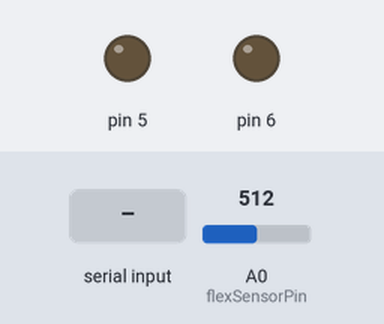
Bench run of a sketch on a simulated Arduino Uno, built with avr-gcc and run on an emulated ATmega328P. Shown: output pins drawn as LEDs (lit = HIGH). The inputs (shaded band) are chosen by the test bench; at power-on: A0 (flexSensorPin) = 512. What the sketch prints to the serial monitor is not drawn.

Above: at 1.2 s.
1.3 s: "30,150\n" received over Serial
At 1.55 s:
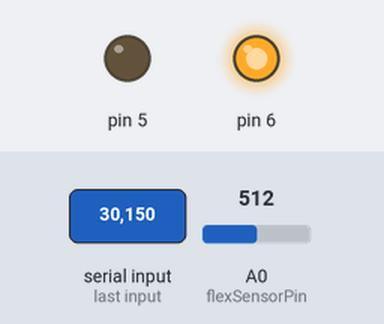
At 1.9 s:
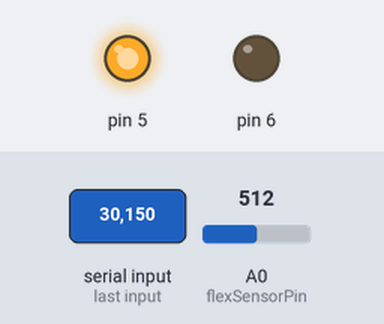
3.1 s: "90,45\n" received over Serial
Timing chart, 0 to 6.1 s (numbered marks = the images above; inputs shaded):
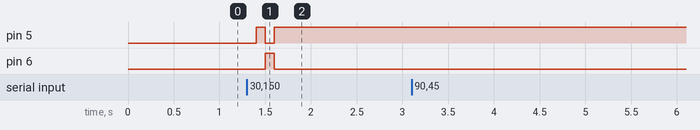

Measured:
- after the input at 1.3 s, pin 5: LOW → HIGH after 0.10 s, → LOW 0.10 s later, → HIGH 0.10 s later; pin 6: LOW → HIGH after 0.20 s, → LOW 0.10 s later

The sketch:

weekClock.ino
```cpp
#include <Servo.h>
Servo spinnyBoi;
int flexSensorPin = A0;


void setup()
{
Serial.begin(9600);
pinMode(5,OUTPUT);
pinMode(6,OUTPUT);
}

void loop()
{


  if (Serial.available()) {
    light(Serial.read()-'0');
  }

  /*
  if (digitalRead(firstWire)==LOW && digitalRead(secondWire)==LOW)
    //light up blue, rain

  if (digitalRead(firstWire)==HIGH && digitalRead(secondWire)==HIGH)
    //light up red, over 90

  if (digitalRead(firstWire)==LOW && digitalRead(secondWire)==HIGH)
    //light up green, mail

  if (digitalRead(firstWire)==HIGH && digitalRead(secondWire)==LOW)
    //turn off light
  */

  delay(50);
}

void light(int x)
{
  if (x==0) //rain
  {
  digitalWrite(5,HIGH);
  digitalWrite(6,LOW);
  }
  if (x==1) //over 90
  {
  digitalWrite(6,HIGH);
  digitalWrite(5,LOW);
  }
  if (x==2) //mailroom
  {
  digitalWrite(6,HIGH);
  digitalWrite(5,HIGH);
  }
  if (x==3) //reset
  {
  digitalWrite(5,LOW);
  digitalWrite(6,LOW);
  }
  if (x==4)
  {
  while (1)
    {
      Serial.println(analogRead(flexSensorPin));
      spinnyBoi.attach(11);
    if (analogRead(flexSensorPin)<19)
    {

      delay(250);
      spinnyBoi.detach();
      break;
    }
    }
  }


}
```
